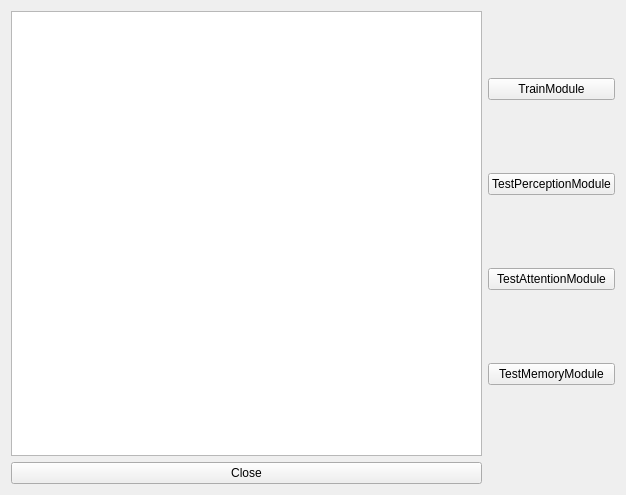
<?xml version="1.0" encoding="UTF-8"?>
<ui version="4.0">
 <class>BrainDeepLearnForm</class>
 <widget class="QWidget" name="BrainDeepLearnForm">
  <property name="geometry">
   <rect>
    <x>0</x>
    <y>0</y>
    <width>626</width>
    <height>495</height>
   </rect>
  </property>
  <property name="windowTitle">
   <string>BrainDeepLearnForm</string>
  </property>
  <layout class="QGridLayout" name="gridLayout">
   <item row="0" column="0">
    <layout class="QHBoxLayout" name="horizontalLayout">
     <item>
      <widget class="QTextBrowser" name="message_textBrowser"/>
     </item>
    </layout>
   </item>
   <item row="0" column="1">
    <layout class="QVBoxLayout" name="verticalLayout">
     <item>
      <widget class="QPushButton" name="trainModule_pushButton">
       <property name="text">
        <string>TrainModule</string>
       </property>
      </widget>
     </item>
     <item>
      <widget class="QPushButton" name="testPerceptionModule_pushButton">
       <property name="text">
        <string>TestPerceptionModule</string>
       </property>
      </widget>
     </item>
     <item>
      <widget class="QPushButton" name="testAttentionModulel_pushButton">
       <property name="text">
        <string>TestAttentionModule</string>
       </property>
      </widget>
     </item>
     <item>
      <widget class="QPushButton" name="testMemoryModule_pushButton">
       <property name="text">
        <string>TestMemoryModule</string>
       </property>
      </widget>
     </item>
    </layout>
   </item>
   <item row="1" column="0">
    <widget class="QPushButton" name="close_pushButton">
     <property name="text">
      <string>Close</string>
     </property>
    </widget>
   </item>
  </layout>
 </widget>
 <resources/>
 <connections/>
</ui>
